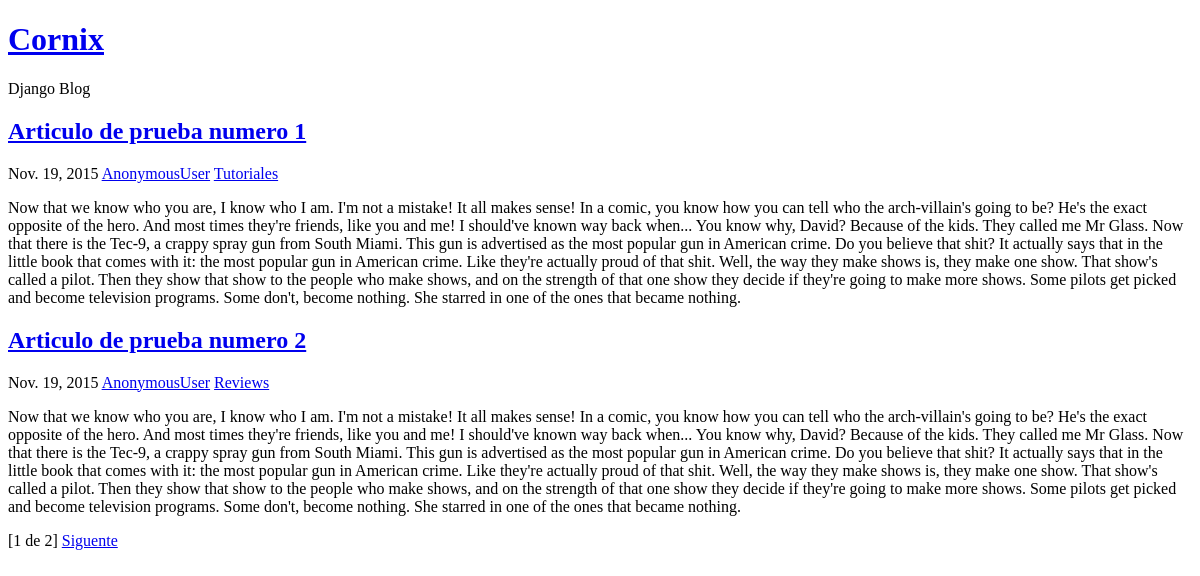
Before: / with the older database file.
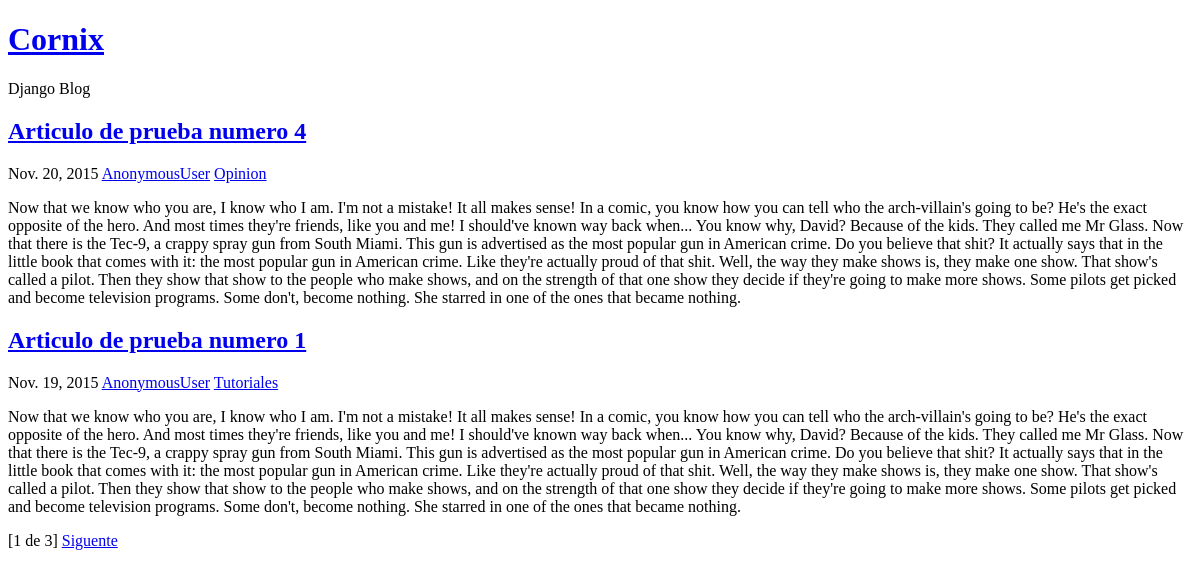
After: the same page with the newer database file.
### apps/blog/models.py (models this page shows, shortened)
class Articulo(models.Model):
	cat = models.ForeignKey(Categorias)
	titulo = models.CharField(max_length=200)
	contenido = models.TextField()
	fecha_pub = models.DateField(editable=False, auto_now=True)
	slug = models.SlugField(editable=False)

class Categorias(models.Model):
	ncate = models.CharField(max_length=15)
	def __str__(self):
		return self.ncate

### apps/blog/views.py (the view)
# urls.py: url(r'^$', IndexView.as_view()),
class IndexView(ListView):
	queryset = Articulo.objects.order_by('-fecha_pub')
	context_object_name = 'queryset'
	template_name = 'index.html'
	model = Articulo
	paginate_by = 2

### apps/blog/templates/index.html (shortened to what this page needs)
<!DOCTYPE html>
<html lang="en">
<head>
</head>
<body>
	<h1><a href="/">Cornix</a></h1>
	<span>Django Blog</span>
{% if object_list %}
	{% for articulo in object_list %}
		<h2><a href="/articulo/{{articulo.slug}}">{{ articulo.titulo }}</a></h2>
		<span>{{ articulo.fecha_pub }}</span>
		<a href="usuario/{{user}}">{{ user }}</a>
		<a href="/categoria/{{articulo.cat}}">{{ articulo.cat }}</a>
		<p>{{ articulo.contenido }}</p>
	{% endfor %}
    {% if is_paginated %}
        <div class="pagination">
            <span class="page-links">
                <span class="page-current">
                    [{{ page_obj.number }} de {{ page_obj.paginator.num_pages }}]
                </span>
                {% if page_obj.has_next %}
                    <a href="?page={{ page_obj.next_page_number }}">Siguente</a>
                {% endif %}
            </span>
        </div>
    {% endif %}
{% else %}
    <p>No hay Articulos</p>
{% endif %}
</body>
</html>

Changed rows visible on the page:
removed Articulo: titulo "Articulo de prueba numero 2", fecha_pub "Nov. 19, 2015", user "AnonymousUser", cat "Reviews", contenido "Now that we know who you are, I know who I am. I'm not a mistake! It all makes sense! In a comic, you know how you can tell who the arch-villain's going to be? He's the exact opposite of the hero. And most times they're friends, like you and me! I should've known way back when... You know why, David? Because of the kids. They called me Mr Glass. Now that there is the Tec-9, a crappy spray gun from South Miami. This gun is advertised as the most popular gun in American crime. Do you believe that shit? It actually says that in the little book that comes with it: the most popular gun in American crime. Like they're actually proud of that shit. Well, the way they make shows is, they make one…"
added Articulo: titulo "Articulo de prueba numero 4", fecha_pub "Nov. 20, 2015", user "AnonymousUser", cat "Opinion", contenido "Now that we know who you are, I know who I am. I'm not a mistake! It all makes sense! In a comic, you know how you can tell who the arch-villain's going to be? He's the exact opposite of the hero. And most times they're friends, like you and me! I should've known way back when... You know why, David? Because of the kids. They called me Mr Glass. Now that there is the Tec-9, a crappy spray gun from South Miami. This gun is advertised as the most popular gun in American crime. Do you believe that shit? It actually says that in the little book that comes with it: the most popular gun in American crime. Like they're actually proud of that shit. Well, the way they make shows is, they make one…"
Other visible differences:
{{ page_obj.paginator.num_pages }}: "2" → "3"
